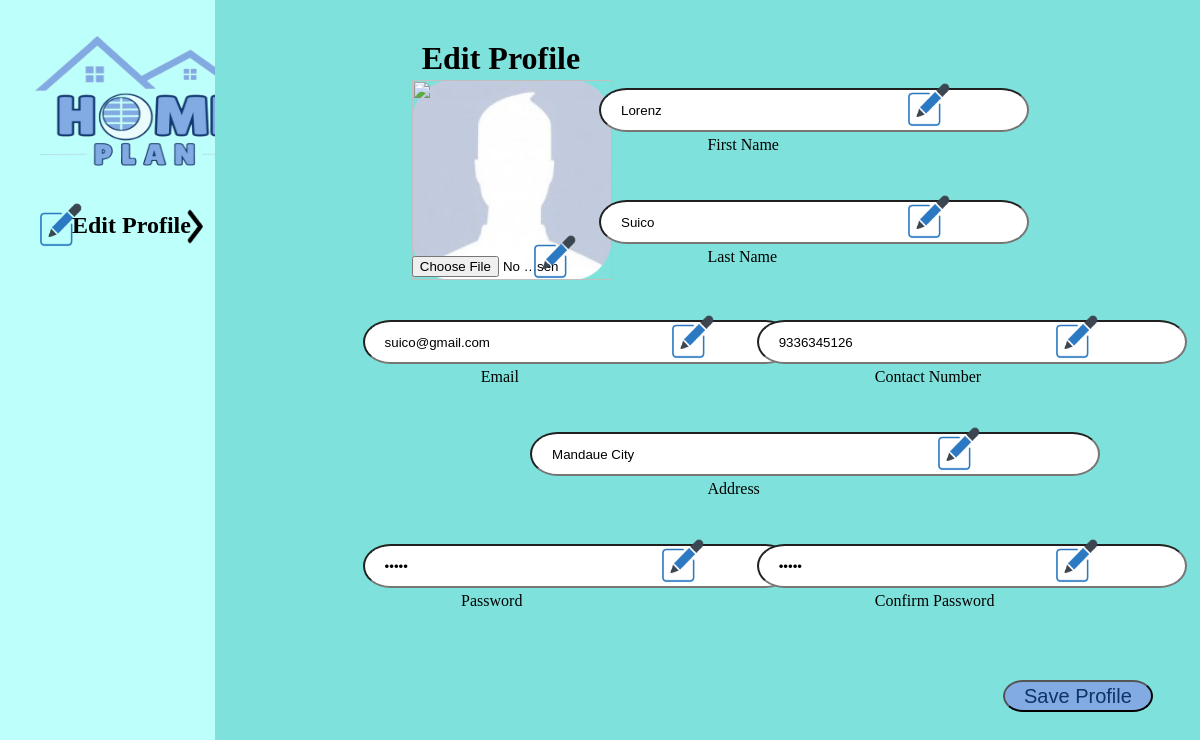
Screenshot of /UserSetting.php?userid=4 with the database file from the repository.
### tables this page shows
CREATE TABLE `customers` (
  `ID` int(8) NOT NULL,
  `USER_IMG` varchar(100) NOT NULL,
  `USER_TYPE` enum('CUSTOMER','ADMIN') NOT NULL DEFAULT 'CUSTOMER',
  `USER_FIRST_NAME` varchar(100) NOT NULL,
  `USER_LAST_NAME` varchar(100) NOT NULL,
  `USER_CONTACT_NUMBER` bigint(11) NOT NULL,
  `USER_EMAIL` varchar(100) NOT NULL,
  `USER_PASSWORD` varchar(100) NOT NULL,
  `USER_ADDRESS` varchar(100) NOT NULL,
  `USER_STATUS` enum('ACTIVE','INACTIVE') NOT NULL DEFAULT 'ACTIVE'
);

### Database.php (called while the page is built, shortened)
<?php
class db{
    function setconnection(){
        try{
            $this->connection=new PDO("mysql:host=localhost; dbname=cis2104_finalproject_db", "root", "");
        } catch(PDOException $e){
            echo "Error";
        }
    }
}
?>

### Data.php (called while the page is built, shortened)
<?php
include("Database.php");
class data extends db {
    function getUserFile($userID){
        $q = "SELECT * FROM customers";
        $userData = $this->connection->query($q);
        return $userData;
    }
}
?>

### UserSetting.php (the view, shortened to what this page needs)
<?php
    include('Data.php');
    $userID = $_SESSION["userid"] = $_GET["userid"];
?>
<!DOCTYPE html>
    <html>
        <head>
            <link rel="stylesheet" href="CSS_Files/UserSettings.css">
        </head>
        <body>
           <div class="side-bar">
                <a href="Home.php?userlogid=<?php echo $userID?>"><img src="images/logo/logo.png" class="logo"></a>
                <img src="images/icons/EditLogo.png" class="edit-logo">
                <img src="images/icons/RightArrow.png" class="arrow-logo">
                <h2>Edit Profile</h2>
           </div>
            <?php
                $user = new data;
                $user->setconnection();
                $userRecord = $user->getUserFile($userID);
                foreach($userRecord as $row){
                    $userImg = $row['USER_IMG'];
                    $userFname = $row['USER_FIRST_NAME'];
                    $userLname = $row['USER_LAST_NAME'];
                    $userContact = $row['USER_CONTACT_NUMBER'];
                    $userEmail = $row['USER_EMAIL'];
                    $userPass = $row['USER_PASSWORD'];
                    $userAddress = $row['USER_ADDRESS'];
                }
            ?>
           <div class="main-div">
                <h1>Edit Profile</h1>
                <img src="images/userProfile/<?php echo $userImg?>" class="user-profile">
                <section>
                    <form action="UserProfileServer.php" method="POST" enctype="multipart/form-data">
                        <input type="file" name="user_img" id="userUpadateImg" placeholder="Update Image">
                        <img src="images/icons/EditLogo.png" class="user-logo">
                        <label for="fname" class="fname-label">First Name</label>
                        <input value="<?php echo $userFname?>" class="fname-field" type="text" id="fname" name="fname" required>
                        <img src="images/icons/EditLogo.png" class="fname-logo">
                        <label for="lname" class="lname-label">Last Name</label>
                        <input value="<?php echo $userLname?>" class="lname-field" type="text" id="lname" name="lname" required>
                        <img src="images/icons/EditLogo.png" class="lname-logo">
                        <label for="email" class="email-label">Email</label>
                        <input value="<?php echo $userEmail?>" class="email-field" type="text" id="email" name="email" required>
                        <img src="images/icons/EditLogo.png" class="email-logo">
                        <label for="contactNum" class="contact-label">Contact Number</label>
                        <input value="<?php echo $userContact?>" class="contact-field" type="text" id="contactNum" name="contactNum" required>
                        <img src="images/icons/EditLogo.png" class="contact-logo">
                        <label for="address" class="address-label">Address</label>
                        <input value="<?php echo $userAddress?>" class="address-field" type="text" id="address" name="address" required>
                        <img src="images/icons/EditLogo.png" class="address-logo">
                        <label for="password" class="pass-label">Password</label>
                        <input value="<?php echo $userPass?>" class="password-field" type="password" id="password" name="password" required>
                        <img src="images/icons/EditLogo.png" class="pass-logo">
                        <label for="con_pass" class="con_pass-label">Confirm Password</label>
                        <input value="<?php echo $userPass?>" class="con_pass-field" type="password" id="con_pass" name="con_pass" required>
                        <img src="images/icons/EditLogo.png" class="con_pass-logo">
                        <button class="btn-save" type="submit">Save Profile</button>
                    </form>
                </section>
           </div>
        </body>
    </html>

### CSS_Files/UserSettings.css (style rules this page uses)
* { margin: 0; padding: 0; box-sizing: border-box; }
body, html { margin: 0; padding: 0; background-color: #EAFDFC; }
.side-bar { height: 100vh; width: 18%; background-color: #BCFFFB; }
.logo { position: absolute; top: 2%; left: 2.5%; height: 200px; width: 230px; }
.edit-logo { position: absolute; top: 25%; left: 3%; height: 50px; width: 50px; }
.side-bar h2 { position: absolute; top: 26.5%; left: 6%; }
.arrow-logo { position: absolute; top: 25.9%; left: 14%; height: 40px; width: 40px; }
.main-div { height: 100vh; width: 82.1%; background-color: #7EE1DB; position: absolute; top: 0%; left: 17.9%; }
.main-div .user-profile { position: absolute; top: 10%; left: 20%; height: 200px; width: 200px; }
.main-div h1 { position: absolute; top: 5%; left: 21%; }
.fname-field { position: absolute; top: 11%; left: 39%; width: 430px; height: 30px; border-radius: 100px/80px; padding: 20px; }
.fname-label { position: absolute; top: 17%; left: 50%; }
.fname-logo { position: absolute; top: 10%; left: 70%; height: 50px; width: 50px; }
.lname-field { position: absolute; top: 25%; left: 39%; width: 430px; height: 30px; border-radius: 100px/80px; padding: 20px; }
.lname-label { position: absolute; top: 31%; left: 50%; }
.lname-logo { position: absolute; top: 24%; left: 70%; height: 50px; width: 50px; }
.email-field { position: absolute; top: 40%; left: 15%; width: 430px; height: 30px; border-radius: 100px/80px; padding: 20px; }
.email-label { position: absolute; top: 46%; left: 27%; }
.email-logo { position: absolute; top: 39%; left: 46%; height: 50px; width: 50px; }
.contact-field { position: absolute; top: 40%; left: 55%; width: 430px; height: 30px; border-radius: 100px/80px; padding: 20px; }
.contact-label { position: absolute; top: 46%; left: 67%; }
.contact-logo { position: absolute; top: 39%; left: 85%; height: 50px; width: 50px; }
.address-field { position: absolute; top: 54%; left: 32%; width: 570px; height: 30px; border-radius: 100px/80px; padding: 20px; }
.address-label { position: absolute; top: 60%; left: 50%; }
.address-logo { position: absolute; top: 53%; left: 73%; height: 50px; width: 50px; }
.password-field { position: absolute; top: 68%; left: 15%; width: 430px; height: 30px; border-radius: 100px/80px; padding: 20px; }
.pass-label { position: absolute; top: 74%; left: 25%; }
.pass-logo { position: absolute; top: 67%; left: 45%; height: 50px; width: 50px; }
.con_pass-field { position: absolute; top: 68%; left: 55%; width: 430px; height: 30px; border-radius: 100px/80px; padding: 20px; }
.con_pass-label { position: absolute; top: 74%; left: 67%; }
.con_pass-logo { position: absolute; top: 67%; left: 85%; height: 50px; width: 50px; }
.btn-save { position: absolute; top: 85%; left: 80%; width: 150px; height: 32px; color: #103365; background-color: #82AAE3; font-size: 20px; border-radius: 100px/80px; cursor: pointer; }
.user-logo { position: absolute; top: 29%; left: 32%; height: 50px; width: 50px; }
#userUpadateImg { position: absolute; top: 32%; left: 20%; height: 50px; width: 150px; }

### rows the page displays
customers: fname "Lorenz", lname "Suico", email "suico@gmail.com", contactNum "9336345126", address "Mandaue City"
